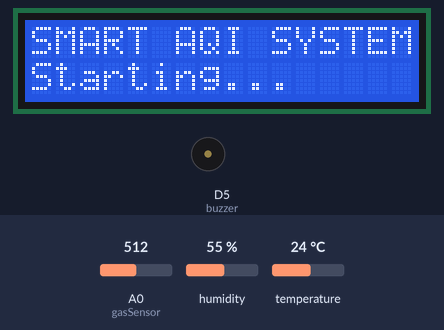
A sketch run on a simulated ESP8266 (NodeMCU). Shown: 16×2 character LCD, buzzer (waves = sounding, pin HIGH). Inputs (shaded band) come from the test bench; at power-on: A0 (gasSensor) = 512, humidity 55 %, temperature 24 °C. WiFi joins after 1.5 s; servers stay silent unless stated; what the sketch prints to the serial monitor is not drawn.

Above: at 0.1 s.
At 4.7 s:
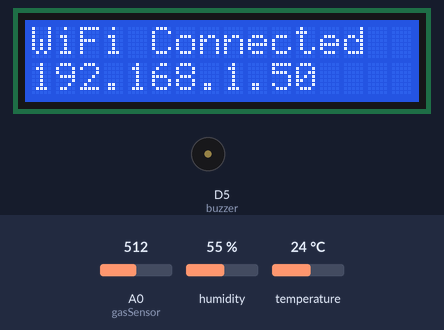
At 6.7 s:
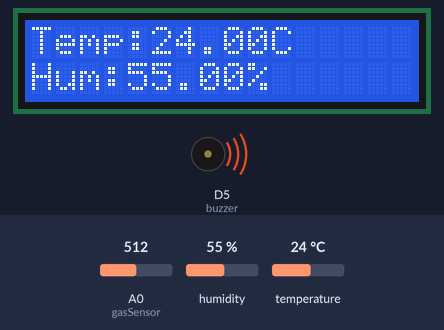
At 36.1 s:
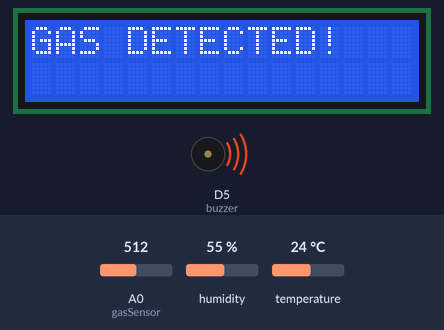
Timing chart, 0 to 37.6 s (numbered marks = the images above):
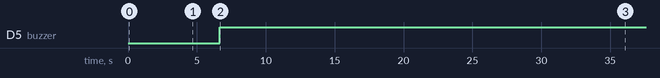

Measured:
- by itself, D5 (buzzer): LOW → HIGH at 6.7 s
- what the display in image 1 shows lasts 2.1 s, from 4.6 s to 6.7 s
- what the display in image 2 shows lasts 3.0 s, from 6.7 s to 9.7 s

The sketch:

smart_indoor_air_quality_esp12e.ino
```cpp
#include <ESP8266WiFi.h>
#include <ThingSpeak.h>
#include <Wire.h>
#include <LiquidCrystal_I2C.h>
#include <DHT.h>

/* WIFI */
const char* ssid = "Enter Wifi name here";
const char* password = "Enter Password here";

/* THINGSPEAK */
unsigned long channelID = 3289317;
const char* writeAPIKey = "Enter ThingSpeak Write API Key here";

WiFiClient client;

/* SENSOR PINS */
#define DHTPIN D4
#define DHTTYPE DHT11
#define gasSensor A0
#define buzzer D5

DHT dht(DHTPIN, DHTTYPE);
LiquidCrystal_I2C lcd(0x27, 16, 2);

int threshold = 150;

void setup()
{
  Serial.begin(115200);

  pinMode(buzzer, OUTPUT);

  Wire.begin(D2, D1);

  lcd.init();
  lcd.backlight();

  dht.begin();

  lcd.setCursor(0, 0);
  lcd.print("SMART AQI SYSTEM");

  lcd.setCursor(0, 1);
  lcd.print("Starting...");

  delay(3000);

  /* WIFI */
  lcd.clear();
  lcd.print("Connecting WiFi");

  WiFi.begin(ssid, password);

  while (WiFi.status() != WL_CONNECTED)
  {
    delay(500);
    Serial.print(".");
  }

  Serial.println("WiFi Connected");

  lcd.clear();
  lcd.setCursor(0, 0);
  lcd.print("WiFi Connected");

  lcd.setCursor(0, 1);
  lcd.print(WiFi.localIP());

  delay(2000);

  ThingSpeak.begin(client);
}

void loop()
{
  float temp = dht.readTemperature();
  float hum = dht.readHumidity();

  int gasValue = analogRead(gasSensor);

  Serial.print("Temp: ");
  Serial.print(temp);

  Serial.print(" Hum: ");
  Serial.print(hum);

  Serial.print(" Gas: ");
  Serial.println(gasValue);

  /* BUZZER */
  if (gasValue > threshold)
    digitalWrite(buzzer, HIGH);
  else
    digitalWrite(buzzer, LOW);

  /* LCD TEMP + HUM */
  lcd.clear();

  lcd.setCursor(0, 0);
  lcd.print("Temp:");
  lcd.print(temp);
  lcd.print("C");

  lcd.setCursor(0, 1);
  lcd.print("Hum:");
  lcd.print(hum);
  lcd.print("%");

  delay(3000);

  /* LCD GAS */
  lcd.clear();

  lcd.setCursor(0, 0);
  lcd.print("Gas Value:");

  lcd.setCursor(0, 1);
  lcd.print(gasValue);

  delay(3000);

  /* LCD STATUS */
  lcd.clear();

  if (gasValue > threshold)
  {
    lcd.setCursor(0, 0);
    lcd.print("GAS DETECTED!");
  }
  else
  {
    lcd.setCursor(0, 0);
    lcd.print("Air Quality");

    lcd.setCursor(0, 1);
    lcd.print("SAFE :)");
  }

  delay(2000);  // shorter time

  /* THINGSPEAK */
  ThingSpeak.setField(1, temp);
  ThingSpeak.setField(2, hum);
  ThingSpeak.setField(3, gasValue);

  ThingSpeak.writeFields(channelID, writeAPIKey);

  delay(15000);
}
```
